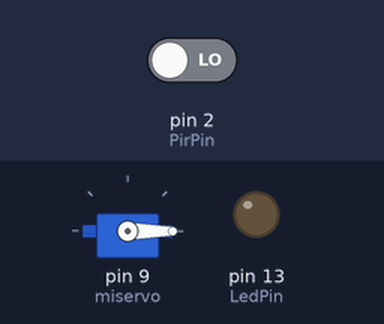
Simulated run of this sketch. Board: Arduino Uno, built with avr-gcc and run on an emulated ATmega328P. On the bench: servo, output pins drawn as LEDs (lit = HIGH). The inputs (shaded band) are chosen by the test bench; at power-on: pin 2 (PirPin) LOW.

Above: at 1.2 s.
1.3 s: pin 2 (PirPin) driven HIGH
At 1.7 s:
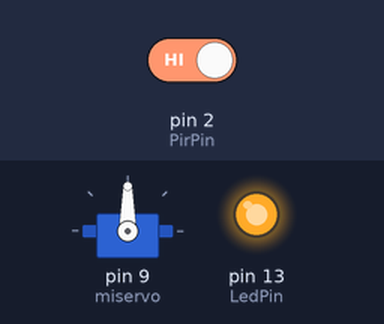
4.3 s: pin 2 (PirPin) driven LOW
At 5.4 s:
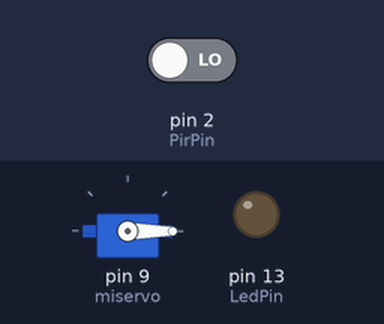
Timing chart, 0 to 7.3 s (numbered marks = the images above; inputs shaded):
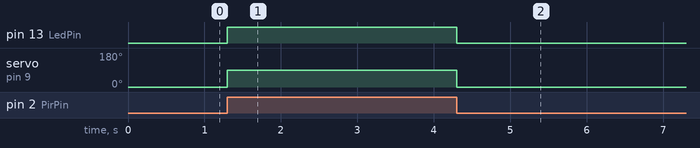

Measured:
- after the input at 1.3 s, pin 13 (LedPin): LOW → HIGH at once; servo on pin 9 (miservo): 0° → 90° at once
- after the input at 4.3 s, pin 13 (LedPin): HIGH → LOW at once; servo on pin 9 (miservo): 90° → 0° at once

The sketch:

Pir_y_Led_y_Servo.ino
```cpp
const int LedPin = 13;
const int PirPin = 2;
#include <Servo.h>
Servo miservo;

void setup(){
pinMode(LedPin, OUTPUT);
pinMode(PirPin, INPUT);
miservo.attach(9);
miservo.write(0);
}

void loop(){
int value = digitalRead(PirPin);
if (value == HIGH) {
digitalWrite(LedPin, HIGH);
miservo.write(90);
delay(500);
digitalWrite(LedPin, LOW);
miservo.write(0);
value = LOW;
}
}
```
